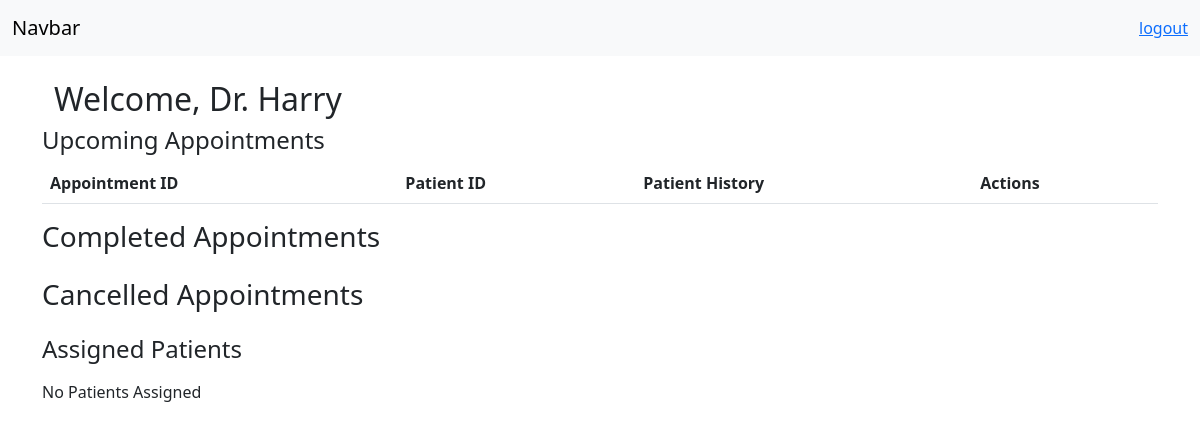
The page /doctor_dashboard on the database as committed earlier.
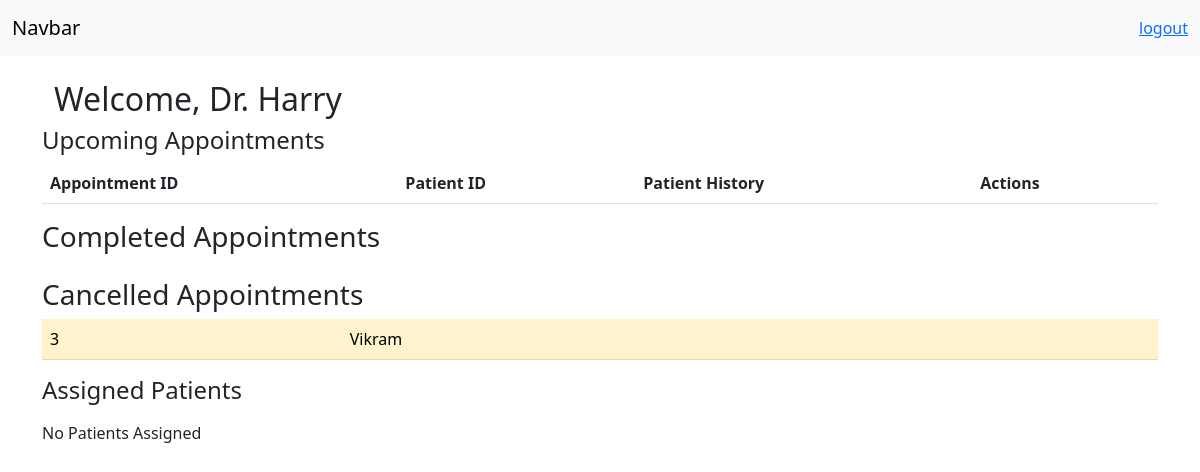
The same page on the database as committed later.
### application/models.py (models this page shows)
class Appointment(db.Model):
    __tablename__ = "appointment"
    appointment_id = db.Column(db.Integer(),primary_key=True,autoincrement=True)
    patient_id = db.Column(db.Integer() , db.ForeignKey("patient.patient_id") ,nullable=False)
    doctor_id = db.Column(db.Integer() , db.ForeignKey("doctor.doctor_id"),nullable=True)
    date = db.Column(db.Date(),nullable = False)
    time = db.Column(db.Time(),nullable = False)
    status = db.Column(db.String(),nullable = False , default="Booked")

class Patient(db.Model):
    __tablename__ = "patient"
    id=db.Column(db.Integer(),primary_key=True,autoincrement=True)
    patient_id = db.Column(db.Integer, db.ForeignKey("user.user_id"), unique=True)
    name=db.Column(db.String(),nullable=False)
    username = db.Column(db.String(),nullable=False)
    age=db.Column(db.Integer(),nullable=False)
    gender=db.Column(db.String())
    contact=db.Column(db.String(),unique=True,nullable=False)
    address=db.Column(db.String())
    appointments=db.relationship("Appointment",backref="patient",cascade="all, delete-orphan")

### application/doctor_api.py (the view)
@api.route("/doctor_dashboard",methods = ["GET","POST"])
def doctor_dashboard():
    if request.method == "GET":
        current_doctor=Doctor.query.first()
        booked = Appointment.query.filter_by(doctor_id=current_doctor.doctor_id, status="Booked").all()
        completed = Appointment.query.filter_by(doctor_id=current_doctor.doctor_id, status="Completed").all()
        cancelled = Appointment.query.filter_by(doctor_id=current_doctor.doctor_id, status="Cancelled").all()
        patient_map = {p.patient_id: p.name for p in Patient.query.all()}
        return render_template("doctor/doctor_dashboard.html",name=current_doctor.name,booked=booked,completed=completed,cancelled=cancelled,patient_map=patient_map)

### templates/doctor/doctor_dashboard.html (shortened to what this page needs)
{% extends "doctor/layout.html" %}
{% block body %}
  <div class="container-fluid">
    <h2>Welcome, Dr. {{ name }}</h2>
  </div>
  <h4>Upcoming Appointments</h4>
  <table class="table table-striped">
    <thead>
      <tr>
        <th>Appointment ID</th>
        <th>Patient ID</th>
        <th>Patient History</th>
        <th>Actions</th>
      </tr>
    </thead>
  </table>
  <h3>Completed Appointments</h3>
<h3>Cancelled Appointments</h3>
<table class="table table-warning">
  <tbody>
    {% for appt in cancelled %}
      <tr>
        <td>{{ appt.appointment_id }}</td>
        <td>{{ patient_map.get(appt.patient_id, 'Unknown') }}</td>
      </tr>
    {% endfor %}
  </tbody>
</table>
  <h4>Assigned Patients</h4>
  {% if booked %}
    <ul class="list-group mt-3">
      {% for appt in booked %}
        <li class="list-group-item">
          <span>{{ patient_map.get(appt.patient_id,"unknown") }}</span>
          <a href="{{ url_for('doctor_api.patient_history',patient_id=appt.patient_id)}}">View</a>
        </li>
      {% endfor %}
    </ul>
  {% else %}
    <p class="mt-3">No Patients Assigned</p>
  {% endif %}
{% endblock %}

Rows that differ between the two databases and show on the page:
added Appointment: appointment_id "3"
now on this page (row unchanged): Patient: get "Vikram"
